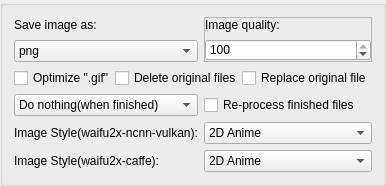
                <widget class="QGroupBox" name="groupBox_2">
                 <property name="sizePolicy">
                  <sizepolicy hsizetype="Fixed" vsizetype="Preferred">
                   <horstretch>0</horstretch>
                   <verstretch>0</verstretch>
                  </sizepolicy>
                 </property>
                 <property name="maximumSize">
                  <size>
                   <width>16777215</width>
                   <height>16777215</height>
                  </size>
                 </property>
                 <property name="title">
                  <string/>
                 </property>
                 <layout class="QGridLayout" name="gridLayout_26">
                  <item row="0" column="0">
                   <widget class="QFrame" name="frame">
                    <property name="enabled">
                     <bool>true</bool>
                    </property>
                    <property name="sizePolicy">
                     <sizepolicy hsizetype="Preferred" vsizetype="Fixed">
                      <horstretch>0</horstretch>
                      <verstretch>0</verstretch>
                     </sizepolicy>
                    </property>
                    <property name="maximumSize">
                     <size>
                      <width>16777215</width>
                      <height>45</height>
                     </size>
                    </property>
                    <property name="frameShape">
                     <enum>QFrame::NoFrame</enum>
                    </property>
                    <property name="frameShadow">
                     <enum>QFrame::Plain</enum>
                    </property>
                    <property name="lineWidth">
                     <number>0</number>
                    </property>
                    <layout class="QGridLayout" name="gridLayout_42">
                     <property name="leftMargin">
                      <number>0</number>
                     </property>
                     <property name="topMargin">
                      <number>0</number>
                     </property>
                     <property name="rightMargin">
                      <number>0</number>
                     </property>
                     <property name="bottomMargin">
                      <number>0</number>
                     </property>
                     <property name="spacing">
                      <number>7</number>
                     </property>
                     <item row="0" column="0">
                      <widget class="QLabel" name="label_20">
                       <property name="text">
                        <string>Save image as:</string>
                       </property>
                      </widget>
                     </item>
                     <item row="1" column="0">
                      <widget class="QComboBox" name="comboBox_ImageSaveFormat">
                       <property name="toolTip">
                        <string>Only takes effect when processing Static Image.

Will NOT take effect when processing Video and GIF.</string>
                       </property>
                       <property name="currentIndex">
                        <number>0</number>
                       </property>
                       <property name="maxVisibleItems">
                        <number>15</number>
                       </property>
                       <item>
                        <property name="text">
                         <string notr="true">png</string>
                        </property>
                       </item>
                       <item>
                        <property name="text">
                         <string notr="true">jpg</string>
                        </property>
                       </item>
                       <item>
                        <property name="text">
                         <string notr="true">webp</string>
                        </property>
                       </item>
                       <item>
                        <property name="text">
                         <string notr="true">bmp</string>
                        </property>
                       </item>
                       <item>
                        <property name="text">
                         <string notr="true">tiff</string>
                        </property>
                       </item>
                       <item>
                        <property name="text">
                         <string notr="true">pdf</string>
                        </property>
                       </item>
                       <item>
                        <property name="text">
                         <string notr="true">gif</string>
                        </property>
                       </item>
                       <item>
                        <property name="text">
                         <string notr="true">eps</string>
                        </property>
                       </item>
                       <item>
                        <property name="text">
                         <string notr="true">tga</string>
                        </property>
                       </item>
                       <item>
                        <property name="text">
                         <string notr="true">jp2</string>
                        </property>
                       </item>
                       <item>
                        <property name="text">
                         <string notr="true">svg</string>
                        </property>
                       </item>
                      </widget>
                     </item>
                    </layout>
                   </widget>
                  </item>
                  <item row="0" column="1">
                   <widget class="QFrame" name="frame_2">
                    <property name="enabled">
                     <bool>true</bool>
                    </property>
                    <property name="sizePolicy">
                     <sizepolicy hsizetype="Preferred" vsizetype="Fixed">
                      <horstretch>0</horstretch>
                      <verstretch>0</verstretch>
                     </sizepolicy>
                    </property>
                    <property name="maximumSize">
                     <size>
                      <width>16777215</width>
                      <height>45</height>
                     </size>
                    </property>
                    <property name="frameShape">
                     <enum>QFrame::StyledPanel</enum>
                    </property>
                    <property name="frameShadow">
                     <enum>QFrame::Raised</enum>
                    </property>
                    <layout class="QGridLayout" name="gridLayout_45">
                     <property name="sizeConstraint">
                      <enum>QLayout::SetDefaultConstraint</enum>
                     </property>
                     <property name="leftMargin">
                      <number>0</number>
                     </property>
                     <property name="topMargin">
                      <number>0</number>
                     </property>
                     <property name="rightMargin">
                      <number>0</number>
                     </property>
                     <property name="bottomMargin">
                      <number>0</number>
                     </property>
                     <property name="spacing">
                      <number>7</number>
                     </property>
                     <item row="1" column="0">
                      <widget class="QLabel" name="label_63">
                       <property name="sizePolicy">
                        <sizepolicy hsizetype="Preferred" vsizetype="Fixed">
                         <horstretch>0</horstretch>
                         <verstretch>0</verstretch>
                        </sizepolicy>
                       </property>
                       <property name="text">
                        <string>Image quality:</string>
                       </property>
                      </widget>
                     </item>
                     <item row="2" column="0">
                      <widget class="QSpinBox" name="spinBox_ImageQualityLevel">
                       <property name="toolTip">
                        <string>Only takes effect when processing Static Image.

Will NOT take effect when processing Video and GIF.</string>
                       </property>
                       <property name="minimum">
                        <number>1</number>
                       </property>
                       <property name="maximum">
                        <number>100</number>
                       </property>
                       <property name="value">
                        <number>100</number>
                       </property>
                      </widget>
                     </item>
                    </layout>
                   </widget>
                  </item>
                  <item row="1" column="0" colspan="2">
                   <layout class="QHBoxLayout" name="horizontalLayout_9">
                    <property name="spacing">
                     <number>0</number>
                    </property>
                    <property name="sizeConstraint">
                     <enum>QLayout::SetFixedSize</enum>
                    </property>
                    <item>
                     <widget class="QCheckBox" name="checkBox_OptGIF">
                      <property name="sizePolicy">
                       <sizepolicy hsizetype="Fixed" vsizetype="Fixed">
                        <horstretch>0</horstretch>
                        <verstretch>0</verstretch>
                       </sizepolicy>
                      </property>
                      <property name="toolTip">
                       <string>Optimizing the scaled gif will slightly reduce the image quality, but it can reduce the GIF file size.
It is recommended to enable this option.</string>
                      </property>
                      <property name="text">
                       <string>Optimize &quot;.gif&quot;</string>
                      </property>
                     </widget>
                    </item>
                    <item>
                     <widget class="QCheckBox" name="checkBox_DelOriginal">
                      <property name="sizePolicy">
                       <sizepolicy hsizetype="Fixed" vsizetype="Fixed">
                        <horstretch>0</horstretch>
                        <verstretch>0</verstretch>
                       </sizepolicy>
                      </property>
                      <property name="contextMenuPolicy">
                       <enum>Qt::ActionsContextMenu</enum>
                      </property>
                      <property name="toolTip">
                       <string>Delete the original file after processing is complete.

*This option will be deactivated when [Replace original
file] is enabled*

[Right click here to show more options]</string>
                      </property>
                      <property name="text">
                       <string>Delete original files</string>
                      </property>
                     </widget>
                    </item>
                    <item>
                     <widget class="QCheckBox" name="checkBox_ReplaceOriginalFile">
                      <property name="sizePolicy">
                       <sizepolicy hsizetype="Fixed" vsizetype="Fixed">
                        <horstretch>0</horstretch>
                        <verstretch>0</verstretch>
                       </sizepolicy>
                      </property>
                      <property name="contextMenuPolicy">
                       <enum>Qt::ActionsContextMenu</enum>
                      </property>
                      <property name="toolTip">
                       <string>After processing the file, directly replace
the original file with the result file.
(And keep the original file name.)

WARNING: The original file will be DELETED.

*This option will be deactivated when [Output
path] or [Delete original files] is enabled*

[Right click here to show more options]</string>
                      </property>
                      <property name="text">
                       <string>Replace original file</string>
                      </property>
                     </widget>
                    </item>
                   </layout>
                  </item>
                  <item row="2" column="0">
                   <widget class="QComboBox" name="comboBox_FinishAction">
                    <property name="toolTip">
                     <string>Select the action to be executed automatically
after processing all files in the file list.</string>
                    </property>
                    <item>
                     <property name="text">
                      <string>Do nothing(when finished)</string>
                     </property>
                    </item>
                    <item>
                     <property name="text">
                      <string>Shut down</string>
                     </property>
                    </item>
                    <item>
                     <property name="text">
                      <string>Sleep</string>
                     </property>
                    </item>
                    <item>
                     <property name="text">
                      <string>Hibernate</string>
                     </property>
                    </item>
                    <item>
                     <property name="text">
                      <string>Restart</string>
                     </property>
                    </item>
                   </widget>
                  </item>
                  <item row="2" column="1">
                   <widget class="QCheckBox" name="checkBox_ReProcFinFiles">
                    <property name="toolTip">
                     <string>When there are finished files in the list, the finished files will be
 processed again when the processing process is started again.</string>
                    </property>
                    <property name="text">
                     <string>Re-process finished files</string>
                    </property>
                   </widget>
                  </item>
                  <item row="3" column="0">
                   <widget class="QLabel" name="label_3">
                    <property name="maximumSize">
                     <size>
                      <width>16777215</width>
                      <height>16777215</height>
                     </size>
                    </property>
                    <property name="toolTip">
                     <string>Only works when using &quot;waifu2x-ncnn-vulkan&quot; engine. 
Waifu2x-converter and Anime4k only support &quot;2D Anime&quot; image style.
Realsr-ncnn-vulkan only supports &quot;3D Real-life&quot; image style.
SRMD-ncnn-vulkan can supports all image style without change any settings.</string>
                    </property>
                    <property name="text">
                     <string>Image Style(waifu2x-ncnn-vulkan):</string>
                    </property>
                    <property name="alignment">
                     <set>Qt::AlignLeading|Qt::AlignLeft|Qt::AlignVCenter</set>
                    </property>
                   </widget>
                  </item>
                  <item row="3" column="1">
                   <widget class="QComboBox" name="comboBox_ImageStyle">
                    <property name="minimumSize">
                     <size>
                      <width>120</width>
                      <height>0</height>
                     </size>
                    </property>
                    <property name="toolTip">
                     <string>Only works when using &quot;waifu2x-ncnn-vulkan&quot; engine. 
Waifu2x-converter and Anime4k only support &quot;2D Anime&quot; image style.
Realsr-ncnn-vulkan only supports &quot;3D Real-life&quot; image style.
SRMD-ncnn-vulkan can supports all image style without change any settings.</string>
                    </property>
                    <property name="currentText">
                     <string notr="true">2D Anime</string>
                    </property>
                    <item>
                     <property name="text">
                      <string>2D Anime</string>
                     </property>
                    </item>
                    <item>
                     <property name="text">
                      <string>3D Real-life</string>
                     </property>
                    </item>
                   </widget>
                  </item>
                  <item row="4" column="0">
                   <widget class="QLabel" name="label_57">
                    <property name="toolTip">
                     <string>Only works when using &quot;waifu2x-caffe&quot; engine. 
Waifu2x-converter and Anime4k only support &quot;2D Anime&quot; image style.
Realsr-ncnn-vulkan only supports &quot;3D Real-life&quot; image style.
SRMD-ncnn-vulkan can supports all image style without change any settings.</string>
                    </property>
                    <property name="text">
                     <string>Image Style(waifu2x-caffe):</string>
                    </property>
                   </widget>
                  </item>
                  <item row="4" column="1">
                   <widget class="QComboBox" name="comboBox_ImageStyle_Waifu2xCaffe">
                    <property name="toolTip">
                     <string>Only works when using &quot;waifu2x-caffe&quot; engine. 
Waifu2x-converter and Anime4k only support &quot;2D Anime&quot; image style.
Realsr-ncnn-vulkan only supports &quot;3D Real-life&quot; image style.
SRMD-ncnn-vulkan can supports all image style without change any settings.</string>
                    </property>
                    <item>
                     <property name="text">
                      <string>2D Anime</string>
                     </property>
                    </item>
                    <item>
                     <property name="text">
                      <string>3D Real-life</string>
                     </property>
                    </item>
                   </widget>
                  </item>
                 </layout>
                </widget>
